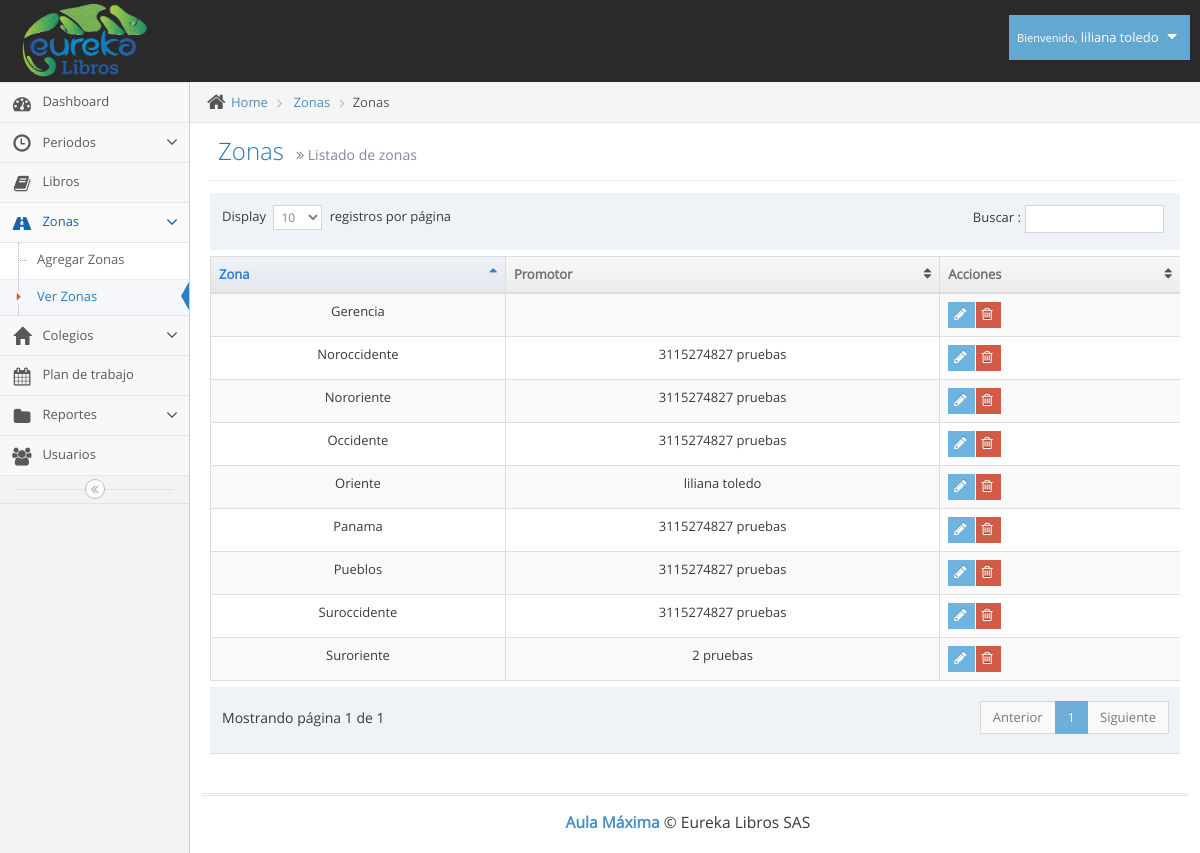
Page /ver_zonas.php (signed in) on the earlier database version.
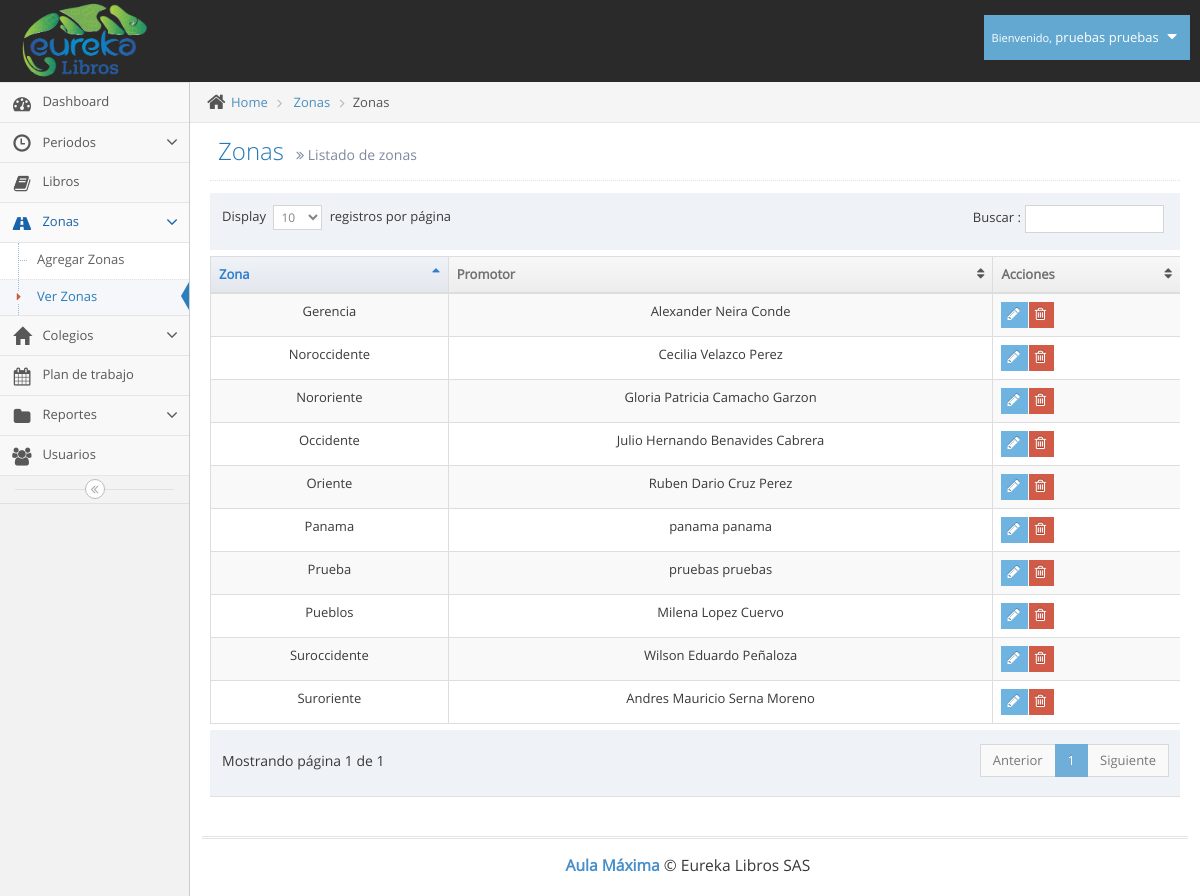
Same page on the later database version.
### tables this page shows
CREATE TABLE `usuarios` (
  `id` int(11) NOT NULL,
  `tipo` int(11) NOT NULL,
  `id_pais` int(11) NOT NULL,
  `cedula` varchar(12) NOT NULL,
  `nombres` varchar(100) NOT NULL,
  `apellidos` varchar(100) NOT NULL,
  `telefono` varchar(12) NOT NULL,
  `direccion` varchar(100) NOT NULL,
  `correo` varchar(100) NOT NULL,
  `clave` varchar(100) NOT NULL,
  `cod_zona` varchar(10) NOT NULL
);

CREATE TABLE `zonas` (
  `id` int(11) NOT NULL,
  `codigo` varchar(8) NOT NULL,
  `zona` varchar(100) NOT NULL
);

### ver_zonas.php (the view, shortened to what this page needs)
<!DOCTYPE html>
<html lang="es">
	<head>
		<link rel="stylesheet" href="assets/css/bootstrap.min.css" />
		<link rel="stylesheet" href="assets/font-awesome/4.5.0/css/font-awesome.min.css" />
		<link rel="stylesheet" href="assets/css/jquery-ui.min.css" />
		<link rel="stylesheet" href="assets/css/bootstrap-datepicker3.min.css" />
		<link href="assets/js/dataTables/dataTables.bootstrap.css" rel="stylesheet" />
		<link rel="stylesheet" href="assets/css/ace.min.css" class="ace-main-stylesheet" id="main-ace-style" />
		<link rel="stylesheet" href="assets/css/ace-skins.min.css" />
		<link rel="stylesheet" href="assets/css/ace-rtl.min.css" />
	</head>
	<body class="no-skin">
		<?php include("template/nav.php"); ?>
		<div class="main-container ace-save-state" id="main-container">
			<?php include("template/sidebar.php"); ?>
			<div class="main-content">
				<div class="main-content-inner">
					<div class="breadcrumbs ace-save-state" id="breadcrumbs">
						<ul class="breadcrumb">
							<li>
								<i class="ace-icon fa fa-home home-icon"></i>
								<a href="#">Home</a>
							</li>
							<li>
								<a href="#">Zonas</a>
							</li>
							<li class="active">Zonas</li>
						</ul>
					</div>
					<div class="page-content">
						<div class="page-header">
							<h1>
								Zonas
								<small>
									<i class="ace-icon fa fa-angle-double-right"></i>
									Listado de zonas
								</small>
							</h1>
						</div>
						<div class="row">
							<div class="col-xs-12">
							<?php
                                include("conexion/bdd.php");
                                $sql = "SELECT id, codigo, zona FROM zonas";
								$req = $bdd->prepare($sql);
								$req->execute();
								$zonas = $req->fetchAll();
                            ?>
                            <div class="table-responsive">
                                <table class="table table-striped table-bordered table-hover" id="dataTables-example">
                                    <thead>
                                        <tr>
                                            <th>Zona</th>
                                            <th>Promotor</th>
                                            <th>Acciones</th>
                                        </tr>
                                    </thead>
                                    <tbody>
                                        <?php
                                        	foreach($zonas as $zona) {
                                        		$sql = "SELECT nombres, apellidos FROM usuarios WHERE cod_zona='".$zona["codigo"]."'";
												$req = $bdd->prepare($sql);
												$req->execute();
												$promotor = $req->fetch();
												$nombre_c=$promotor["nombres"]." ".$promotor["apellidos"];
                                                echo'<tr class="odd gradeX">';
                                                echo'<td class="center">'.$zona["zona"].'</td>';
                                                echo'<td class="center">'.$nombre_c.'</td>';
                                                echo '<td>
														<div class="hidden-sm hidden-xs btn-group">
															<a class="btn btn-xs btn-info" href="zona.php?cod_zona='.$zona["codigo"].'">
																<i class="ace-icon fa fa-pencil bigger-120"></i>
															</a>
															<button class="btn btn-xs btn-danger">
																<i class="ace-icon fa fa-trash-o bigger-120"></i>
															</button>
														</div>
														<div class="hidden-md hidden-lg">
															<div class="inline pos-rel">
																<button class="btn btn-minier btn-primary dropdown-toggle" data-toggle="dropdown" data-position="auto">
																	<i class="ace-icon fa fa-cog icon-only bigger-110"></i>
																</button>
																<ul class="dropdown-menu dropdown-only-icon dropdown-yellow dropdown-menu-right dropdown-caret dropdown-close">
																	<li>
																		<a href="zona.php?id_zona='.$zona["id"].'" class="tooltip-success" data-rel="tooltip" title="Edit">
																			<span class="green">
																				<i class="ace-icon fa fa-pencil-square-o bigger-120"></i>
																			</span>
																		</a>
																	</li>
																	<li>
																		<a href="#" class="tooltip-error" data-rel="tooltip" title="Delete">
																			<span class="red">
																				<i class="ace-icon fa fa-trash-o bigger-120"></i>
																			</span>
																		</a>
																	</li>
																</ul>
															</div>
														</div>
													</td>';
                                            }
                                         ?>
                                        </tr>
                                    </tbody>
                                </table>
                            </div>
							</div>
						</div>
					</div>
				</div>
			</div>
			<div class="footer">
				<div class="footer-inner">
					<div class="footer-content">
						<span class="bigger-120">
							<span class="blue bolder">Aula Máxima</span>
							 &copy; Eureka Libros SAS
						</span>
					</div>
				</div>
			</div>
		</div>
	</body>
</html>

### template/nav.php (shortened to what this page needs)
<div id="navbar" class="navbar navbar-default          ace-save-state">
			<div class="navbar-container ace-save-state" id="navbar-container">
				<div class="navbar-header pull-left">
					<a href="index.php" class="navbar-brand">
						<small>
							<img src="assets/images/logo_eureka.png" alt="" class="" height="80px" width="125px">
						</small>
					</a>
				</div>
				<div class="navbar-buttons navbar-header pull-right" role="navigation">
					<ul class="nav ace-nav">
						<li class="light-blue dropdown-modal">
							<a data-toggle="dropdown" href="#" class="dropdown-toggle">
								<?php
									require_once('conexion/bdd.php');
									$sql = "SELECT nombres,apellidos FROM usuarios WHERE id='".$_SESSION['id']."'";
									$req = $bdd->prepare($sql);
									$req->execute();
									$usuario = $req->fetch();
									$nombre_completo=$usuario["nombres"]." ".$usuario["apellidos"];
								?>
									<small>Bienvenido,</small>
									<?php echo $nombre_completo; ?>
								<i class="ace-icon fa fa-caret-down"></i>
							</a>
						</li>
					</ul>
				</div>
			</div>
		</div>

### template/sidebar.php (shortened to what this page needs)
<div id="sidebar" class="sidebar                  responsive                    ace-save-state sidebar-fixed sidebar-scroll">
				<ul class="nav nav-list">
					<li class="inicio">
						<a href="index.php">
							<i class="menu-icon fa fa-tachometer"></i>
							<span class="menu-text"> Dashboard </span>
						</a>
					</li>
					<?php if ( ($_SESSION["tipo"] ==1) ) {?>
					<li class="abrir_periodos">
						<a href="#" class="dropdown-toggle">
							<i class="menu-icon glyphicon glyphicon-time"></i>
							<span class="menu-text"> Periodos </span>
							<b class="arrow fa fa-angle-down"></b>
						</a>
						<li class="libros">
								<a href="libros.php">
									<i class="menu-icon fa fa-book"></i>
									<span class="menu-text">
										Libros
									</span>
								</a>
							</li>
					</li>
					<?php } ?>
					<?php if ( ($_SESSION["tipo"] ==1) ) {?>
					<li class="abrir_zonas">
						<a href="#" class="dropdown-toggle">
							<i class="menu-icon fa fa-road"></i>
							<span class="menu-text"> Zonas </span>
							<b class="arrow fa fa-angle-down"></b>
						</a>
						<ul class="submenu">
							<li class="agregar_zona">
								<a href="agregar_zonas.php">
									Agregar Zonas
								</a>
							</li>
							<li class="ver_zonas">
								<a href="ver_zonas.php">
									<i class="menu-icon fa fa-caret-right"></i>
									Ver Zonas
								</a>
							</li>
						</ul>
					</li>
					<?php } ?>
					<li class="abrir_colegios">
						<a href="#" class="dropdown-toggle">
							<i class="menu-icon glyphicon glyphicon-home"></i>
							<span class="menu-text"> Colegios </span>
							<b class="arrow fa fa-angle-down"></b>
						</a>
					</li>
					<li class="plan_trabajo">
						<a href="calendar.php">
							<i class="menu-icon fa fa-calendar"></i>
							<span class="menu-text">
								Plan de trabajo
							</span>
						</a>
					</li>
					<li class="abrir_reportes">
						<a href="#" class="dropdown-toggle">
							<i class="menu-icon fa fa-folder"></i>
							<span class="menu-text"> Reportes </span>
							<b class="arrow fa fa-angle-down"></b>
						</a>
						</li>
					</ul>
					<?php if ( ($_SESSION["tipo"] ==1) ) {?>
							<li class="usuarios">
								<a href="usuarios.php">
									<i class="menu-icon fa fa-users"></i>
									<span class="menu-text">
										Usuarios
									</span>
								</a>
							</li>
						<?php } ?>
				<div class="sidebar-toggle sidebar-collapse" id="sidebar-collapse">
					<i id="sidebar-toggle-icon" class="ace-icon fa fa-angle-double-left ace-save-state" data-icon1="ace-icon fa fa-angle-double-left" data-icon2="ace-icon fa fa-angle-double-right"></i>
				</div>
			</div>

Differences in the rows shown:
changed usuarios: nombre_completo "liliana toledo" → "pruebas pruebas"
computed for zonas "Oriente": usuarios.nombres+apellidos "liliana toledo" → "Ruben Dario Cruz Perez"
changed through a linked row, zonas "Suroriente": usuarios.nombres+apellidos "2 pruebas" → "Andres Mauricio Serna Moreno"
changed through a linked row, zonas "Nororiente": usuarios.nombres+apellidos "3115274827 pruebas" → "Gloria Patricia Camacho Garzon"
changed through a linked row, zonas "Occidente": usuarios.nombres+apellidos "3115274827 pruebas" → "Julio Hernando Benavides Cabrera"
changed through a linked row, zonas "Noroccidente": usuarios.nombres+apellidos "3115274827 pruebas" → "Cecilia Velazco Perez"
changed through a linked row, zonas "Suroccidente": usuarios.nombres+apellidos "3115274827 pruebas" → "Wilson Eduardo Peñaloza"
changed through a linked row, zonas "Pueblos": usuarios.nombres+apellidos "3115274827 pruebas" → "Milena Lopez Cuervo"
changed through a linked row, zonas "Gerencia": usuarios.nombres+apellidos (not shown) → "Alexander Neira Conde"
changed zonas "Panama": usuarios.nombres+apellidos "3115274827 pruebas" → "panama panama"
added zonas: zona "Prueba", usuarios.nombres+apellidos "pruebas pruebas"
